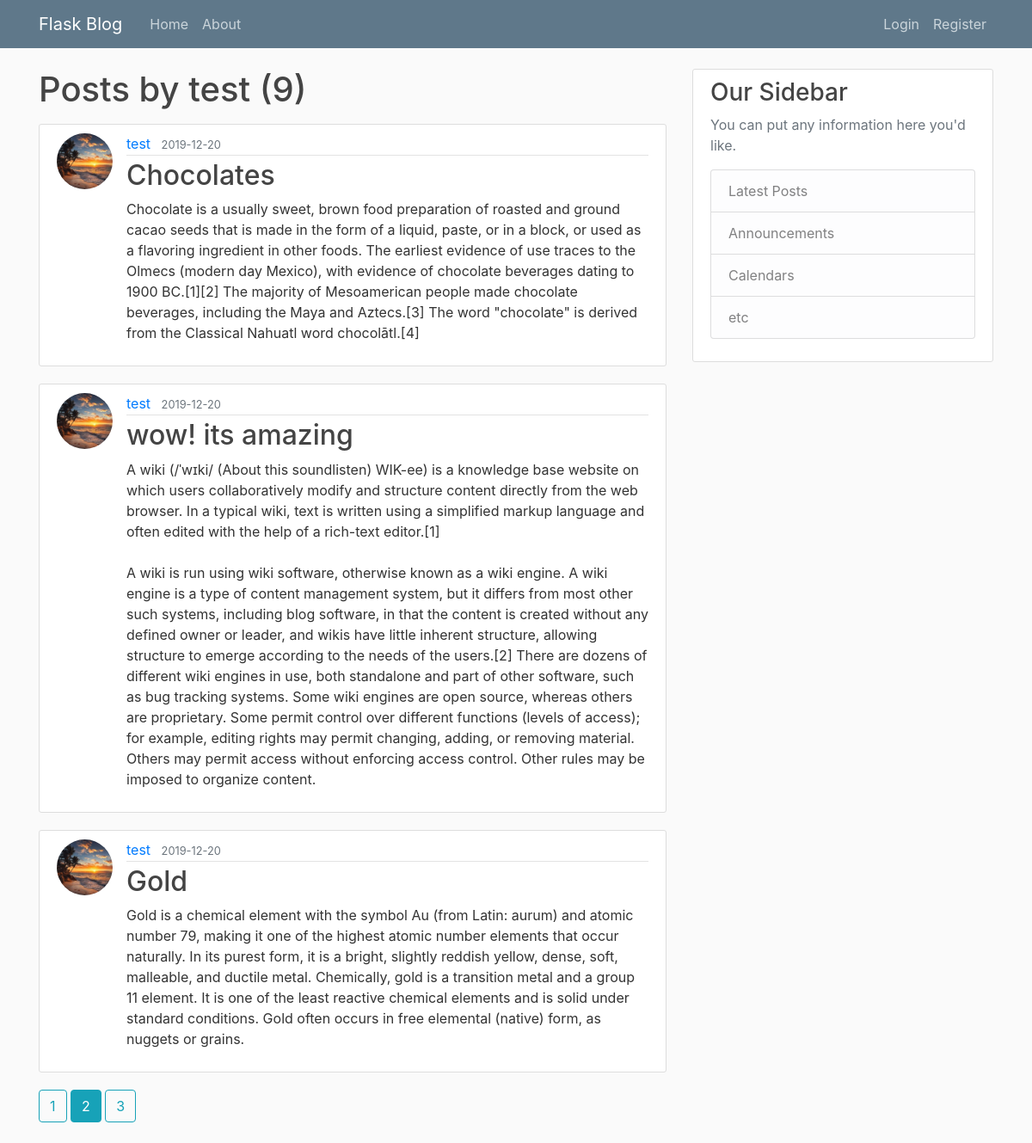
Page /user/test?page=2 on the committed database.
### flaskblog/models.py (models this page shows, shortened)
class User(db.Model, UserMixin):
    id = db.Column(db.Integer, primary_key=True)
    username = db.Column(db.String(20), unique=True, nullable=False)
    email = db.Column(db.String(120), unique=True, nullable=False)
    image_file = db.Column(db.String(20), nullable=False, default='default.jpeg')
    password = db.Column(db.String(60), nullable=False)
    posts = db.relationship('Post', backref='author', lazy=True)

class Post(db.Model):
    id = db.Column(db.Integer, primary_key=True)
    title = db.Column(db.String(100), nullable=False)
    date_posted = db.Column(db.DateTime, nullable=False, default=datetime.utcnow)
    content = db.Column(db.Text, nullable=False)
    user_id = db.Column(db.Integer, db.ForeignKey('user.id'), nullable=False)

### flaskblog/users/routes.py (the view)
@users.route("/user/<string:username>",methods=['GET'])
def user_posts(username):
    page = request.args.get('page',1,type=int)
    user = User.query.filter_by(username = username).first_or_404()
    posts = Post.query.filter_by(author=user)\
        .order_by(Post.date_posted.desc())\
        .paginate(page=page, per_page=3)
    return render_template('user_posts.html', posts=posts, user=user)

### flaskblog/templates/user_posts.html
{% extends "layout.html" %}
{% block content %}
	<h1 class="mb-3">Posts by {{ user.username }} ({{ posts.total }})</h1>
	{% for post in posts.items %}
		<article class="media content-section">
			<img src="{{ url_for('static', filename='pics/'+ post.author.image_file) }}" class="rounded-circle article-img">
		  <div class="media-body">
		    <div class="article-metadata">
		      <a class="mr-2" href="{{ url_for('users.user_posts', username=post.author.username) }}">{{ post.author.username }}</a>
		      <small class="text-muted">{{ post.date_posted.strftime('%Y-%m-%d') }}</small>
		    </div>
		    <h2><a class="article-title" href="{{ url_for('posts.post',post_id = post.id) }}">{{ post.title }}</a></h2>
		    <p class="article-content">{{ post.content }}</p>
		  </div>
		</article>
	{%endfor%}
	{% for page_num in posts.iter_pages(left_edge=1, right_edge=1, left_current=1, right_current=2) %}
		{% if page_num %}
			{% if posts.page == page_num %}
				<a class="btn btn-info mb-4" href="{{ url_for('users.user_posts', username= user.username,page = page_num) }}">
				{{ page_num }}
			</a>
			{% else %}
				<a class="btn btn-outline-info mb-4" href="{{ url_for('users.user_posts', username= user.username,page = page_num) }}">
				{{ page_num }}
			</a>
			{%endif%}
		{%else%}
			...
		{%endif%}
	{%endfor%}
{% endblock content %}

### flaskblog/static/main.css (style rules this page uses)
body { background: #fafafa; color: #333333; margin-top: 5rem; }
h1, h2, h3, h4, h5, h6 { color: #444444; }
.content-section { background: #ffffff; padding: 10px 20px; border: 1px solid #dddddd; border-radius: 3px; margin-bottom: 20px; }
.article-title { color: #444444; }
.article-content { white-space: pre-line; }
.article-img { height: 65px; width: 65px; margin-right: 16px; }
.article-metadata { padding-bottom: 1px; margin-bottom: 4px; border-bottom: 1px solid #e3e3e3 }

### rows in the picture
User: username "test"
Post: image_file (placeholder picture), author.username "test", date_posted "2019-12-20", title "Chocolates", content "Chocolate is a usually sweet, brown food preparation of roasted and ground cacao seeds that is made in the form of a liquid, paste, or in a block, or used as a flavoring ingredient in other foods. The earliest evidence of use traces to the Olmecs (modern day Mexico), with evidence of chocolate beverages dating to 1900 BC.[1][2] The majority of Mesoamerican people made chocolate beverages, including the Maya and Aztecs.[3] The word \"chocolate\" is derived from the Classical Nahuatl word chocolātl.[4]"
Post: image_file (placeholder picture), author.username "test", date_posted "2019-12-20", title "wow! its amazing", content "A wiki (/ˈwɪki/ (About this soundlisten) WIK-ee) is a knowledge base website on which users collaboratively modify and structure content directly from the web browser. In a typical wiki, text is written using a simplified markup language and often edited with the help of a rich-text editor.[1] A wiki is run using wiki software, otherwise known as a wiki engine. A wiki engine is a type of content management system, but it differs from most other such systems, including blog software, in that the content is created without any defined owner or leader, and wikis have little inherent structure, allowing structure to emerge according to the needs of the users.[2] There are dozens of different…"
Post: image_file (placeholder picture), author.username "test", date_posted "2019-12-20", title "Gold", content "Gold is a chemical element with the symbol Au (from Latin: aurum) and atomic number 79, making it one of the highest atomic number elements that occur naturally. In its purest form, it is a bright, slightly reddish yellow, dense, soft, malleable, and ductile metal. Chemically, gold is a transition metal and a group 11 element. It is one of the least reactive chemical elements and is solid under standard conditions. Gold often occurs in free elemental (native) form, as nuggets or grains."

### other values in the picture
{{ posts.total }} "9"
{{ page_num }} "1" "3"
{{ page_num }} "2"
